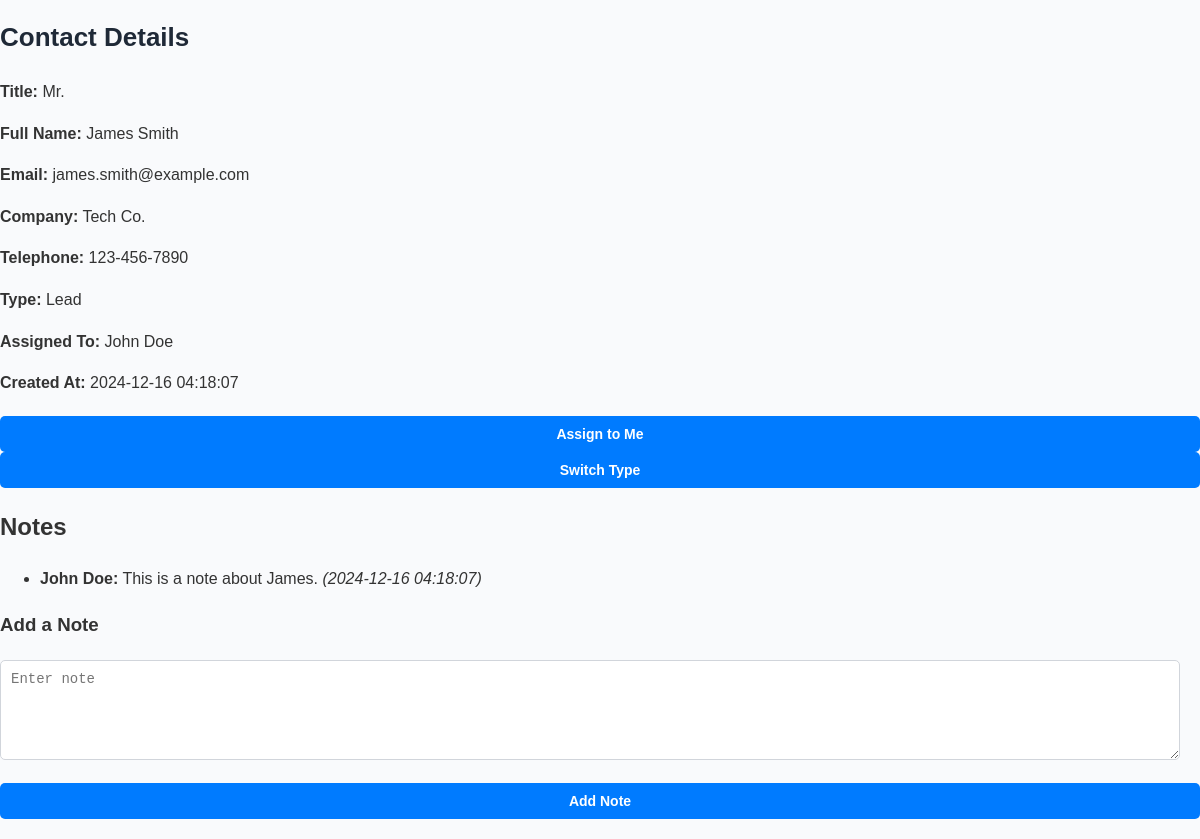
Screenshot of /view_contact.php?id=1 (signed in) with the database file from the repository.
### tables this page shows
CREATE TABLE Contacts (
    id INT AUTO_INCREMENT PRIMARY KEY,
    title VARCHAR(20),
    firstname VARCHAR(50) NOT NULL,
    lastname VARCHAR(50) NOT NULL,
    email VARCHAR(100),
    telephone VARCHAR(20),
    company VARCHAR(100),
    type VARCHAR(50),
    assigned_to INT,  
    created_by INT,  
    created_at TIMESTAMP DEFAULT CURRENT_TIMESTAMP,
    updated_at TIMESTAMP DEFAULT CURRENT_TIMESTAMP ON UPDATE CURRENT_TIMESTAMP,
    FOREIGN KEY (assigned_to) REFERENCES Users(id),
    FOREIGN KEY (created_by) REFERENCES Users(id)
);

CREATE TABLE Notes (
    id INT AUTO_INCREMENT PRIMARY KEY,
    contact_id INT,  
    comment TEXT,
    created_by INT,  
    created_at TIMESTAMP DEFAULT CURRENT_TIMESTAMP,
    FOREIGN KEY (contact_id) REFERENCES Contacts(id),
    FOREIGN KEY (created_by) REFERENCES Users(id));

### view_contact.php (the view, shortened to what this page needs)
<?php
require_once 'db.php';
$contact_id = $_GET['id'] ?? null;
$stmt = $pdo->prepare("SELECT c.*, CONCAT(u.firstname, ' ', u.lastname) AS assigned_to_name
                       FROM Contacts c
                       LEFT JOIN Users u ON c.assigned_to = u.id
                       WHERE c.id = ?");
$stmt->execute([$contact_id]);
$contact = $stmt->fetch();
$note_stmt = $pdo->prepare("SELECT n.comment, n.created_at, CONCAT(u.firstname, ' ', u.lastname) AS created_by
                            FROM Notes n
                            JOIN Users u ON n.created_by = u.id
                            WHERE n.contact_id = ?");
$note_stmt->execute([$contact_id]);
$notes = $note_stmt->fetchAll();
?>
<!DOCTYPE html>
<html>
<head>
    <link rel="stylesheet" href="styles.css">
</head>
<body>
    <h1>Contact Details</h1>
    <p><strong>Title:</strong> <?= htmlspecialchars($contact['title']); ?></p>
    <p><strong>Full Name:</strong> <?= htmlspecialchars($contact['firstname'] . " " . $contact['lastname']); ?></p>
    <p><strong>Email:</strong> <?= htmlspecialchars($contact['email']); ?></p>
    <p><strong>Company:</strong> <?= htmlspecialchars($contact['company']); ?></p>
    <p><strong>Telephone:</strong> <?= htmlspecialchars($contact['telephone']); ?></p>
    <p><strong>Type:</strong> <?= htmlspecialchars($contact['type']); ?></p>
    <p><strong>Assigned To:</strong> <?= htmlspecialchars($contact['assigned_to_name'] ?? 'Unassigned'); ?></p>
    <p><strong>Created At:</strong> <?= htmlspecialchars($contact['created_at']); ?></p>
    <form id="assignToMeForm">
        <button type="button" onclick="assignToMe()">Assign to Me</button>
        <button type="button" onclick="switchType()">Switch Type</button>
    </form>
    <h2>Notes</h2>
    <ul>
        <?php foreach ($notes as $note): ?>
            <li>
                <strong><?= htmlspecialchars($note['created_by']); ?>:</strong>
                <?= htmlspecialchars($note['comment']); ?>
                <em>(<?= htmlspecialchars($note['created_at']); ?>)</em>
            </li>
        <?php endforeach; ?>
    </ul>
    <h3>Add a Note</h3>
    <form id="addNoteForm">
        <textarea name="comment" placeholder="Enter note" required></textarea><br>
        <button type="submit">Add Note</button>
    </form>
</body>
</html>

### styles.css (style rules this page uses)
body { margin: 0; font-family: Arial, sans-serif; background-color: #f9fafc; color: #333; line-height: 1.6; }
h1 { font-size: 26px; color: #1f2937; margin-bottom: 20px; }
button, .button { display: inline-block; padding: 8px 12px; font-size: 14px; font-weight: bold; color: white; background-color: #007bff; border: none; border-radius: 5px; cursor: pointer; text-decoration: none; text-align: center; }
form { margin: 20px 0; }
form input, form textarea, form select { width: calc(100% - 20px); padding: 10px; margin-bottom: 15px; border: 1px solid #d1d5db; border-radius: 5px; font-size: 14px; box-sizing: border-box; }
form textarea { resize: vertical; height: 100px; }
form button { width: 100%; padding: 10px; background-color: #007bff; color: white; border: none; border-radius: 5px; cursor: pointer; }

### rows the page displays
contacts: title "Mr.", firstname+lastname "James Smith", email "james.smith@example.com", company "Tech Co.", telephone "123-456-7890", type "Lead", created_at "2024-12-16 04:18:07"
notes: created_by "John Doe", comment "This is a note about James.", created_at "2024-12-16 04:18:07"

### other values shown
$contact['assigned_to_name'] "John Doe"
